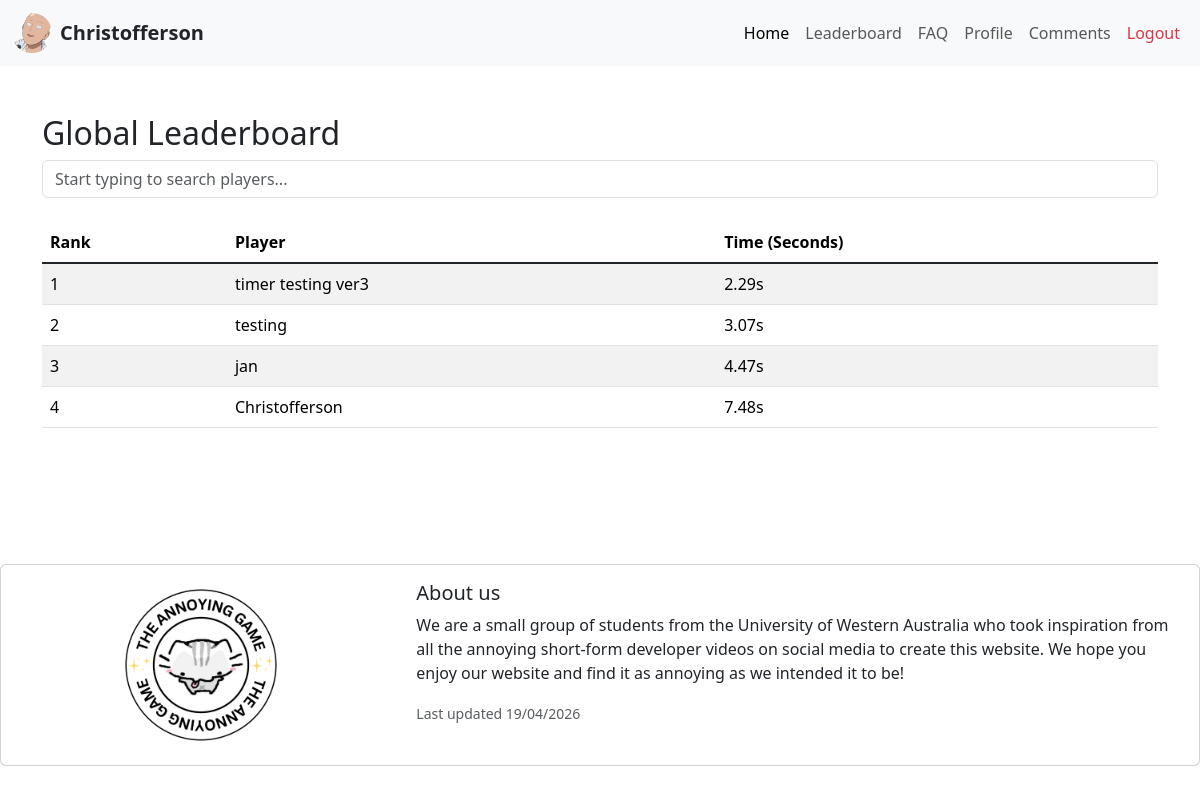
The page /leaderboard (signed in) on the database as committed earlier.
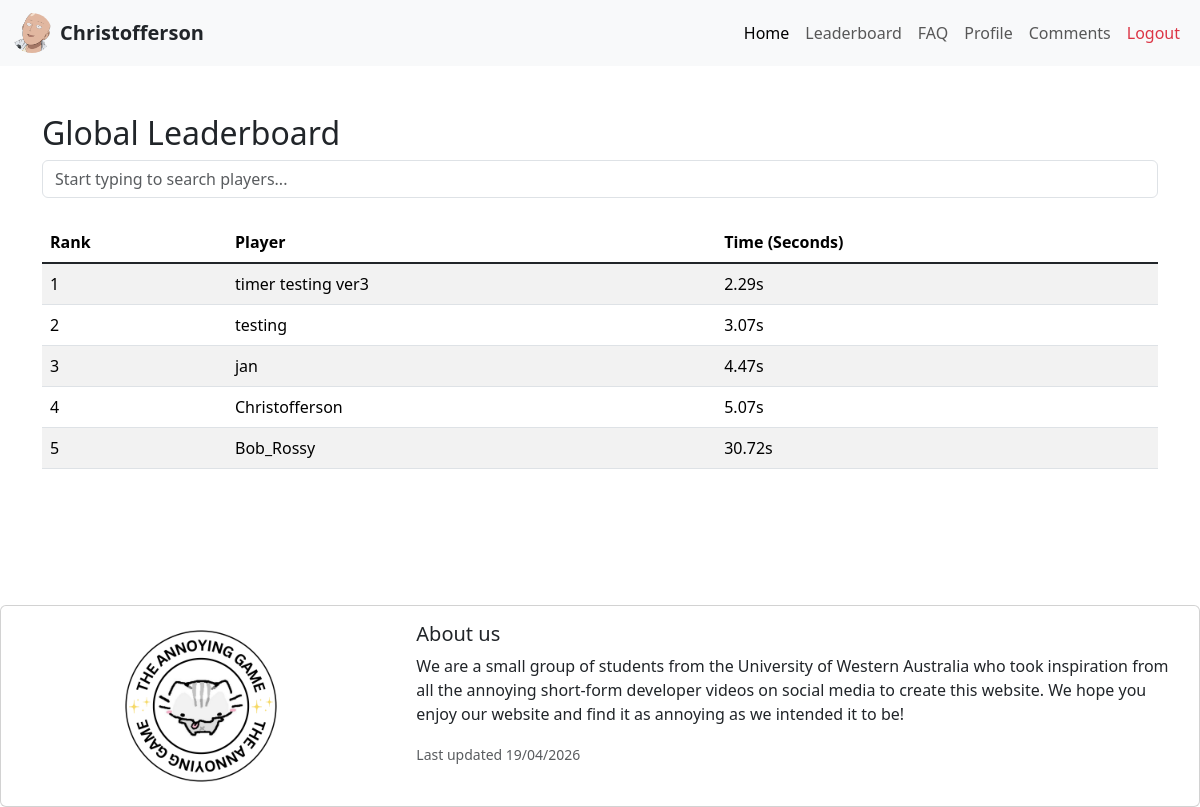
The same page on the database as committed later.
### flaskr/zmodels.py (models this page shows, shortened)
class User(db.Model, SerializerMixin):
    __tablename__ = 'users'
    id = db.Column(db.Integer, primary_key=True)
    profile_image = db.Column(db.String, nullable=False, server_default='icon_head.jpg')
    banner_image = db.Column(db.String, nullable=False, server_default='default_banner.png')
    name = db.Column(db.String, nullable=False)
    username = db.Column(db.String(80), unique=True, nullable=False)
    _password_hash = db.Column(db.String)
    @hybrid_property
    def password_hash(self):
        raise AttributeError("Password hashes may not be viewed.")
    @password_hash.setter
    def password_hash(self, password):
        password_hash = bcrypt.generate_password_hash(
            password.encode('utf-8')
        )
        self._password_hash = password_hash.decode('utf-8')
    serialize_rules = ('-password_hash', '-_password_hash', '-scores.user')
    scores = db.relationship('Score', backref='user', cascade="all, delete-orphan")
    comments = db.relationship('Comment', backref='user', cascade="all, delete-orphan")
    @property
    def total_time(self):
        secret_times = [float(score.best_time) for score in self.scores if score.task_name == 'secret_ending'] #if the user chose the secret ending the task_name == 'secret_ending'. else task_name = 'standard_ending'
        if secret_times: #if player managed to get a 'secret_ending' play on last level -> return the time from just last level and no other level -> total_time = secret_ending time
            return min(secret_times)
        REQUIRED_TASKS = 8  # change this value depending on how many games we have
        best_task_times = {}
        for score in self.scores:
            time = float(score.best_time)
            task = score.task_name
            if task not in best_task_times or time < best_task_times[task]:
                best_task_times[task] = time
        if len(best_task_times) < REQUIRED_TASKS:
            return 0.0
        total = sum(best_task_times.values())
        return round(total, 2)

class Score(db.Model, SerializerMixin):
    __tablename__ = 'score'
    id = db.Column(db.Integer, primary_key=True)
    user_id = db.Column(db.Integer, db.ForeignKey('users.id'), nullable=False)
    task_name = db.Column(db.String(50), nullable=False)
    best_time = db.Column(db.Float, nullable=False)

### flaskr/zroutes.py (the view)
@main.route('/leaderboard')
def leaderboard():
    all_users = User.query.all()
    finished_users = [user for user in all_users if user.total_time > 0]
    sorted_users = sorted(finished_users, key=lambda u: u.total_time, reverse=False)
    for index, user in enumerate(sorted_users):
        user.real_rank = index + 1
    display_users = sorted_users[:20]
    if current_user.is_authenticated and current_user.total_time > 0:
        if current_user not in display_users:
            for user in sorted_users:
                if user.id == current_user.id:
                    display_users.append(user)
                    break
    return render_template('leaderboard.html', users=display_users)

### flaskr/templates/leaderboard.html (shortened to what this page needs)
<!doctype html>
<html lang="en">
  <head>
    <link href="https://cdn.jsdelivr.net/npm/bootstrap@5.3.8/dist/css/bootstrap.min.css" rel="stylesheet">
    <link rel="stylesheet" href="{{ url_for('static', filename='global.css') }}">
  </head>
  <body>
    {% include 'components/navbar.html' %}
    <div class="container mt-5">
      <h2>Global Leaderboard</h2>
      <input
        type="text"
        id="searchInput"
        class="form-control mb-4"
        placeholder="Start typing to search players..."
      >
      <table class="table table-striped mt-3">
        <thead>
          <tr>
            <th>Rank</th>
            <th>Player</th>
            <th>Time (Seconds)</th>
          </tr>
        </thead>
        <tbody id="leaderboardBody" class="table-group-divider">
          {% for user in users %}
          <tr class="{% if current_user.is_authenticated and user.id == current_user.id %}table-warning{% endif %}">
            <td>{{ user.real_rank }}</td>
            <td>{{ user.username }}</td>
            <td>{{ user.total_time }}s</td>
          </tr>
          {% endfor %}
        </tbody>
      </table>
    </div>
    <br><br><br><br><br>
    {% include 'components/footer.html' %}
  </body>
</html>

### flaskr/templates/components/navbar.html (shortened to what this page needs)
<nav class="navbar navbar-expand-lg bg-body-tertiary">
    <div class="container-fluid">
        {% if session.get('user_id') %}
        <a class="navbar-brand d-flex align-items-center text-dark" href="{{ url_for('main.profile') }}">
            <img src="{{ url_for('static', filename='images/' + current_user.profile_image) }}"
                 class="rounded-circle me-2" style="width: 40px; height: 40px; object-fit: cover;" alt="Profile">
            <span class="fw-bold fs-5">{{ current_user.username }}</span>
        </a>
        {% endif %}
        <div class="collapse navbar-collapse" id="navbarNavAltMarkup">
            <div class="navbar-nav ms-auto">
                <a class="nav-link active hover-btn" href="{{ url_for('main.home') }}">Home</a>
                <a class="nav-link hover-btn" href="{{ url_for('main.leaderboard') }}">Leaderboard</a>
                <a class="nav-link hover-btn" href="{{ url_for('main.faq') }}">FAQ</a>
                {% if session.get('user_id') %}
                    <a class="nav-link hover-btn" href="{{ url_for('main.profile') }}">Profile</a>
                    <a class="nav-link hover-btn" href="{{ url_for('main.comments') }}">Comments</a>
                    <a class="nav-link text-danger hover-btn" href="#" id="logoutBtn">Logout</a>
                {% else %}
                    <a class="nav-link text-primary hover-btn" href="{{ url_for('main.signin_page') }}">Sign In</a>
                    <a class="nav-link text-success hover-btn" href="{{ url_for('main.signup_page') }}">Sign Up</a>
                {% endif %}
            </div>
        </div>
    </div>
</nav>

Rows that differ between the two databases and show on the page:
changed through a linked row, User "Christofferson": total_time "7.48" → "5.07"
added User: real_rank "5", username "Bob_Rossy", total_time "30.72"
